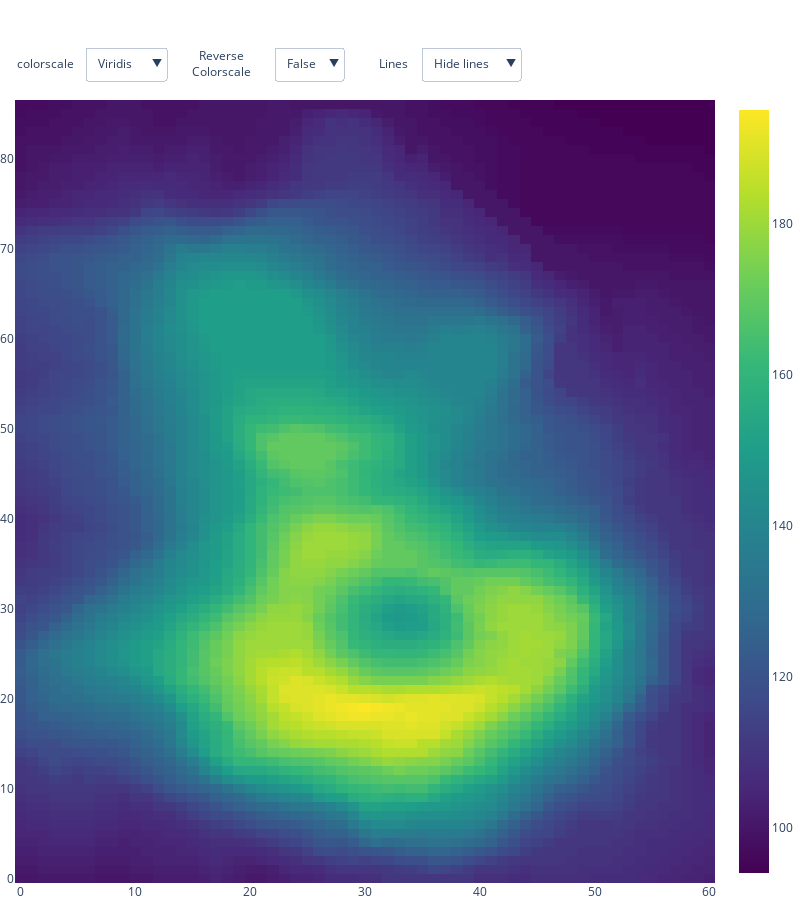

Here is the notebook cell this chart was saved with:
### Code cell
import plotly.graph_objects as go

import pandas as pd

# load dataset
df = pd.read_csv("https://raw.githubusercontent.com/plotly/datasets/master/volcano.csv")

# Create figure
fig = go.Figure()

# Add surface trace
fig.add_trace(go.Heatmap(z=df.values.tolist(), colorscale="Viridis"))

# Update plot sizing
fig.update_layout(
    width=800,
    height=900,
    autosize=False,
    margin=dict(t=100, b=0, l=0, r=0),
)

# Update 3D scene options
fig.update_scenes(
    aspectratio=dict(x=1, y=1, z=0.7),
    aspectmode="manual"
)

# Add dropdowns
button_layer_1_height = 1.08
fig.update_layout(
    updatemenus=[
        dict(
            buttons=list([
                dict(
                    args=["colorscale", "Viridis"],
                    label="Viridis",
                    method="restyle"
                ),
                dict(
                    args=["colorscale", "Cividis"],
                    label="Cividis",
                    method="restyle"
                ),
                dict(
                    args=["colorscale", "Blues"],
                    label="Blues",
                    method="restyle"
                ),
                dict(
                    args=["colorscale", "Greens"],
                    label="Greens",
                    method="restyle"
                ),
            ]),
            direction="down",
            pad={"r": 10, "t": 10},
            showactive=True,
            x=0.1,
            xanchor="left",
            y=button_layer_1_height,
            yanchor="top"
        ),
        dict(
            buttons=list([
                dict(
                    args=["reversescale", False],
                    label="False",
                    method="restyle"
                ),
                dict(
                    args=["reversescale", True],
                    label="True",
                    method="restyle"
                )
            ]),
            direction="down",
            pad={"r": 10, "t": 10},
            showactive=True,
            x=0.37,
            xanchor="left",
            y=button_layer_1_height,
            yanchor="top"
        ),
        dict(
            buttons=list([
                dict(
                    args=[{"contours.showlines": False, "type": "contour"}],
                    label="Hide lines",
                    method="restyle"
                ),
                dict(
                    args=[{"contours.showlines": True, "type": "contour"}],
                    label="Show lines",
                    method="restyle"
                ),
            ]),
            direction="down",
            pad={"r": 10, "t": 10},
            showactive=True,
            x=0.58,
            xanchor="left",
            y=button_layer_1_height,
            yanchor="top"
        ),
    ]
)

fig.update_layout(
    annotations=[
        dict(text="colorscale", x=0, xref="paper", y=1.06, yref="paper",
                             align="left", showarrow=False),
        dict(text="Reverse<br>Colorscale", x=0.25, xref="paper", y=1.07,
                             yref="paper", showarrow=False),
        dict(text="Lines", x=0.54, xref="paper", y=1.06, yref="paper",
                             showarrow=False)
    ])

fig.show()

### Figure 1 — Plotly figure (JSON) as saved in the notebook; plotly's stock layout.template omitted (floating-point values rounded to 4 significant figures; data arrays with more than 128 entries replaced by an {"elided": "..."} marker saying what was removed)
{"data": [{"colorscale": [[0, "#440154"], [0.1111, "#482878"], [0.2222, "#3e4989"], [0.3333, "#31688e"], [0.4444, "#26828e"], [0.5556, "#1f9e89"], [0.6667, "#35b779"], [0.7778, "#6ece58"], [0.8889, "#b5de2b"], [1, "#fde725"]], "type": "heatmap", "z": {"elided": "87x61 int values"}}], "layout": {"annotations": [{"align": "left", "showarrow": false, "text": "colorscale", "x": 0, "xref": "paper", "y": 1.06, "yref": "paper"}, {"showarrow": false, "text": "Reverse<br>Colorscale", "x": 0.25, "xref": "paper", "y": 1.07, "yref": "paper"}, {"showarrow": false, "text": "Lines", "x": 0.54, "xref": "paper", "y": 1.06, "yref": "paper"}], "autosize": false, "height": 900, "margin": {"b": 0, "l": 0, "r": 0, "t": 100}, "scene": {"aspectmode": "manual", "aspectratio": {"x": 1, "y": 1, "z": 0.7}}, "updatemenus": [{"buttons": [{"args": ["colorscale", "Viridis"], "label": "Viridis", "method": "restyle"}, {"args": ["colorscale", "Cividis"], "label": "Cividis", "method": "restyle"}, {"args": ["colorscale", "Blues"], "label": "Blues", "method": "restyle"}, {"args": ["colorscale", "Greens"], "label": "Greens", "method": "restyle"}], "direction": "down", "pad": {"r": 10, "t": 10}, "showactive": true, "x": 0.1, "xanchor": "left", "y": 1.08, "yanchor": "top"}, {"buttons": [{"args": ["reversescale", false], "label": "False", "method": "restyle"}, {"args": ["reversescale", true], "label": "True", "method": "restyle"}], "direction": "down", "pad": {"r": 10, "t": 10}, "showactive": true, "x": 0.37, "xanchor": "left", "y": 1.08, "yanchor": "top"}, {"buttons": [{"args": [{"contours.showlines": false, "type": "contour"}], "label": "Hide lines", "method": "restyle"}, {"args": [{"contours.showlines": true, "type": "contour"}], "label": "Show lines", "method": "restyle"}], "direction": "down", "pad": {"r": 10, "t": 10}, "showactive": true, "x": 0.58, "xanchor": "left", "y": 1.08, "yanchor": "top"}], "width": 800}}
